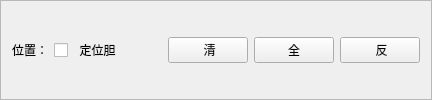
        <widget class="QFrame" name="frameDWDan">
         <property name="frameShape">
          <enum>QFrame::StyledPanel</enum>
         </property>
         <property name="frameShadow">
          <enum>QFrame::Raised</enum>
         </property>
         <layout class="QVBoxLayout" name="verticalLayout_16">
          <item>
           <layout class="QHBoxLayout" name="horizontalLayout_23">
            <item>
             <layout class="QHBoxLayout" name="horizontalLayout_24">
              <item>
               <widget class="QLabel" name="label_18">
                <property name="text">
                 <string>位置：</string>
                </property>
               </widget>
              </item>
              <item>
               <widget class="QCheckBox" name="checkBox_48">
                <property name="text">
                 <string>  定位胆</string>
                </property>
               </widget>
              </item>
             </layout>
            </item>
            <item>
             <spacer name="horizontalSpacer_10">
              <property name="orientation">
               <enum>Qt::Horizontal</enum>
              </property>
              <property name="sizeHint" stdset="0">
               <size>
                <width>40</width>
                <height>20</height>
               </size>
              </property>
             </spacer>
            </item>
            <item>
             <widget class="QPushButton" name="pushButton_28">
              <property name="text">
               <string> 清</string>
              </property>
             </widget>
            </item>
            <item>
             <widget class="QPushButton" name="pushButton_27">
              <property name="text">
               <string>全</string>
              </property>
             </widget>
            </item>
            <item>
             <widget class="QPushButton" name="pushButton_26">
              <property name="text">
               <string> 反</string>
              </property>
             </widget>
            </item>
           </layout>
          </item>
         </layout>
        </widget>
